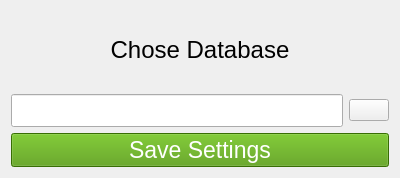
<?xml version="1.0" encoding="UTF-8"?>
<ui version="4.0">
 <class>Form</class>
 <widget class="QWidget" name="Form">
  <property name="geometry">
   <rect>
    <x>0</x>
    <y>0</y>
    <width>400</width>
    <height>178</height>
   </rect>
  </property>
  <property name="windowTitle">
   <string>Settings</string>
  </property>
  <layout class="QVBoxLayout" name="verticalLayout_2">
   <item>
    <layout class="QVBoxLayout" name="verticalLayout">
     <item>
      <widget class="QLabel" name="label">
       <property name="font">
        <font>
         <pointsize>18</pointsize>
        </font>
       </property>
       <property name="text">
        <string>Chose Database</string>
       </property>
       <property name="alignment">
        <set>Qt::AlignCenter</set>
       </property>
      </widget>
     </item>
     <item>
      <layout class="QHBoxLayout" name="horizontalLayout">
       <item>
        <widget class="QLineEdit" name="lineEdit">
         <property name="font">
          <font>
           <pointsize>16</pointsize>
          </font>
         </property>
        </widget>
       </item>
       <item>
        <widget class="QPushButton" name="pushButton">
         <property name="text">
          <string/>
         </property>
         <property name="icon">
          <iconset>
           <normaloff>icons/Database-Active-icon.png</normaloff>icons/Database-Active-icon.png</iconset>
         </property>
         <property name="iconSize">
          <size>
           <width>30</width>
           <height>30</height>
          </size>
         </property>
        </widget>
       </item>
      </layout>
     </item>
     <item>
      <widget class="QPushButton" name="pushButton_2">
       <property name="font">
        <font>
         <pointsize>17</pointsize>
         <weight>50</weight>
         <bold>false</bold>
        </font>
       </property>
       <property name="styleSheet">
        <string notr="true">background-color: rgb(78, 154, 6);
color: rgb(255, 255, 255);</string>
       </property>
       <property name="text">
        <string>Save Settings</string>
       </property>
      </widget>
     </item>
    </layout>
   </item>
  </layout>
 </widget>
 <resources/>
 <connections/>
</ui>
